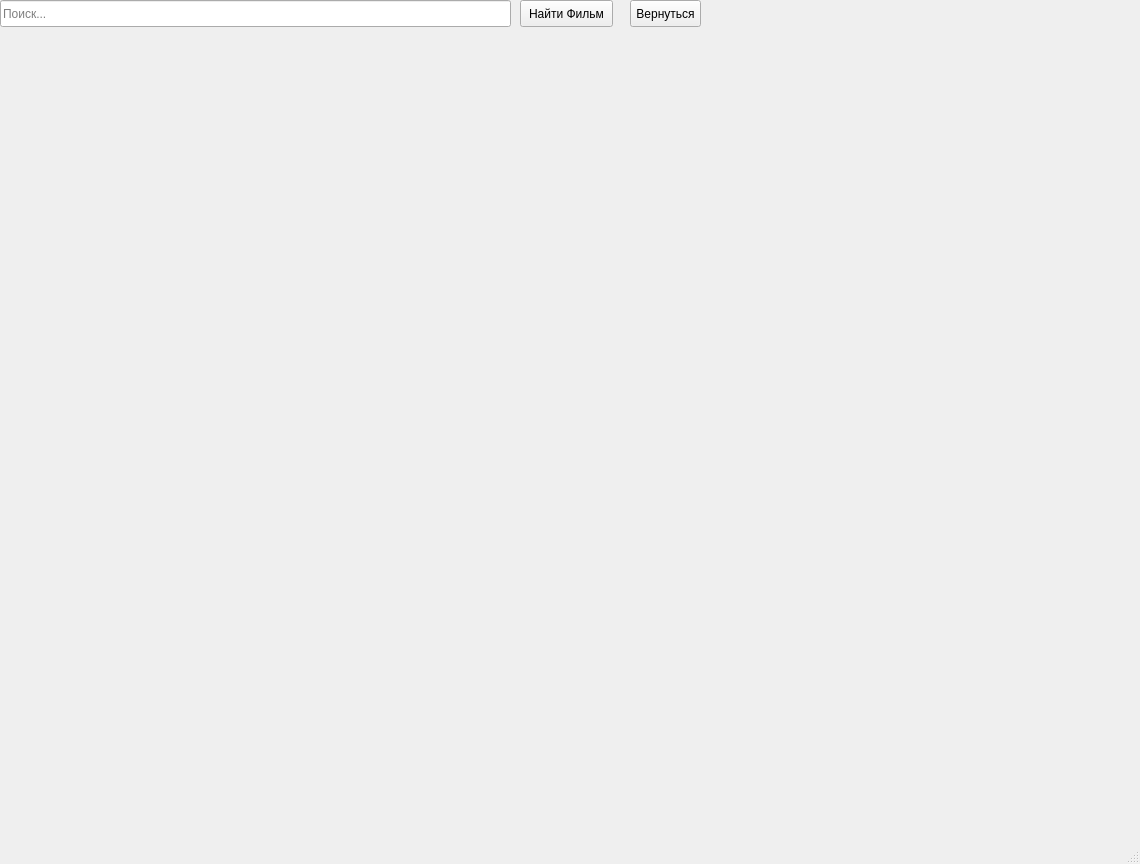
<?xml version="1.0" encoding="UTF-8"?>
<ui version="4.0">
 <class>MainWindow</class>
 <widget class="QMainWindow" name="MainWindow">
  <property name="geometry">
   <rect>
    <x>0</x>
    <y>0</y>
    <width>1140</width>
    <height>864</height>
   </rect>
  </property>
  <property name="windowTitle">
   <string>MainWindow</string>
  </property>
  <widget class="QWidget" name="centralwidget">
   <property name="enabled">
    <bool>true</bool>
   </property>
   <widget class="QLineEdit" name="search_title">
    <property name="enabled">
     <bool>true</bool>
    </property>
    <property name="geometry">
     <rect>
      <x>0</x>
      <y>0</y>
      <width>511</width>
      <height>27</height>
     </rect>
    </property>
    <property name="layoutDirection">
     <enum>Qt::RightToLeft</enum>
    </property>
    <property name="inputMask">
     <string/>
    </property>
    <property name="text">
     <string/>
    </property>
    <property name="placeholderText">
     <string>Поиск...</string>
    </property>
   </widget>
   <widget class="QLabel" name="background">
    <property name="geometry">
     <rect>
      <x>0</x>
      <y>0</y>
      <width>1914</width>
      <height>890</height>
     </rect>
    </property>
    <property name="sizePolicy">
     <sizepolicy hsizetype="Ignored" vsizetype="Expanding">
      <horstretch>0</horstretch>
      <verstretch>0</verstretch>
     </sizepolicy>
    </property>
    <property name="autoFillBackground">
     <bool>true</bool>
    </property>
    <property name="text">
     <string/>
    </property>
    <property name="pixmap">
     <pixmap>black.png</pixmap>
    </property>
   </widget>
   <widget class="QWidget" name="gridLayoutWidget">
    <property name="geometry">
     <rect>
      <x>-1</x>
      <y>29</y>
      <width>1141</width>
      <height>811</height>
     </rect>
    </property>
    <layout class="QGridLayout" name="grid"/>
   </widget>
   <widget class="QPushButton" name="btn_search">
    <property name="geometry">
     <rect>
      <x>520</x>
      <y>0</y>
      <width>93</width>
      <height>27</height>
     </rect>
    </property>
    <property name="text">
     <string>Найти Фильм</string>
    </property>
   </widget>
   <widget class="QPushButton" name="btn_goback">
    <property name="geometry">
     <rect>
      <x>630</x>
      <y>0</y>
      <width>71</width>
      <height>27</height>
     </rect>
    </property>
    <property name="text">
     <string>Вернуться</string>
    </property>
   </widget>
   <zorder>background</zorder>
   <zorder>search_title</zorder>
   <zorder>gridLayoutWidget</zorder>
   <zorder>btn_search</zorder>
   <zorder>btn_goback</zorder>
  </widget>
  <widget class="QStatusBar" name="statusbar">
   <property name="enabled">
    <bool>true</bool>
   </property>
  </widget>
 </widget>
 <resources/>
 <connections/>
</ui>
